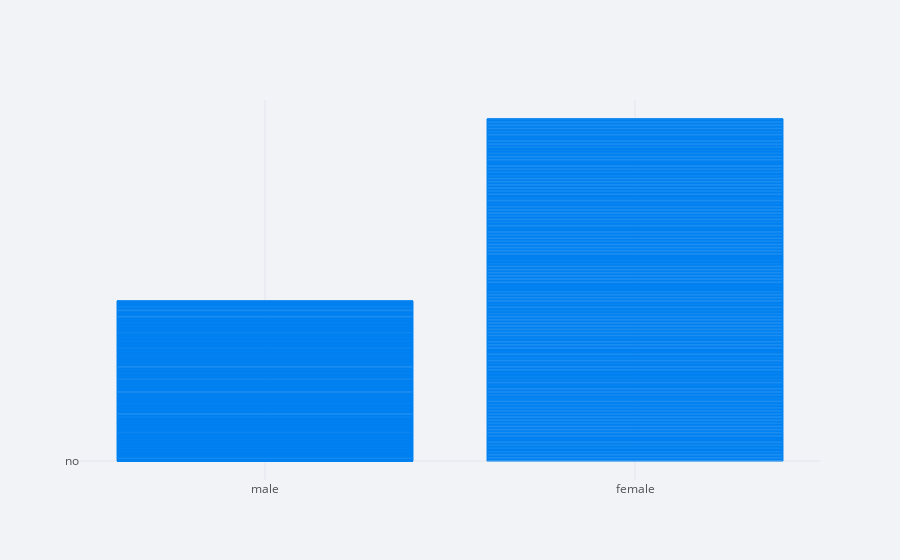

Here is the notebook cell this chart was saved with:
### Code cell
cf.set_config_file(theme = 'polar')
df2.iplot(x = 'sex', y = 'alive', kind = 'bar')

### Figure 1 — Plotly figure (JSON) as saved in the notebook; plotly's stock layout.template omitted (floating-point values rounded to 4 significant figures; data arrays with more than 128 entries replaced by an {"elided": "..."} marker saying what was removed)
{"data": [{"marker": {"color": "rgba(0, 128, 240, 0.6)", "line": {"color": "rgba(0, 128, 240, 1.0)", "width": 1}}, "name": "alive", "orientation": "v", "text": "", "type": "bar", "x": {"elided": "891 str values"}, "y": {"elided": "891 str values"}}], "layout": {"legend": {"bgcolor": "#F2F3F7", "font": {"color": "#505050"}}, "paper_bgcolor": "#F2F3F7", "plot_bgcolor": "#F2F3F7", "title": {"font": {"color": "#484848"}}, "xaxis": {"gridcolor": "#E1E5ED", "showgrid": true, "tickfont": {"color": "#505050"}, "title": {"font": {"color": "#505050"}, "text": ""}, "zerolinecolor": "#E1E5ED"}, "yaxis": {"gridcolor": "#E1E5ED", "showgrid": true, "tickfont": {"color": "#505050"}, "title": {"font": {"color": "#505050"}, "text": ""}, "zerolinecolor": "#E1E5ED"}}}
